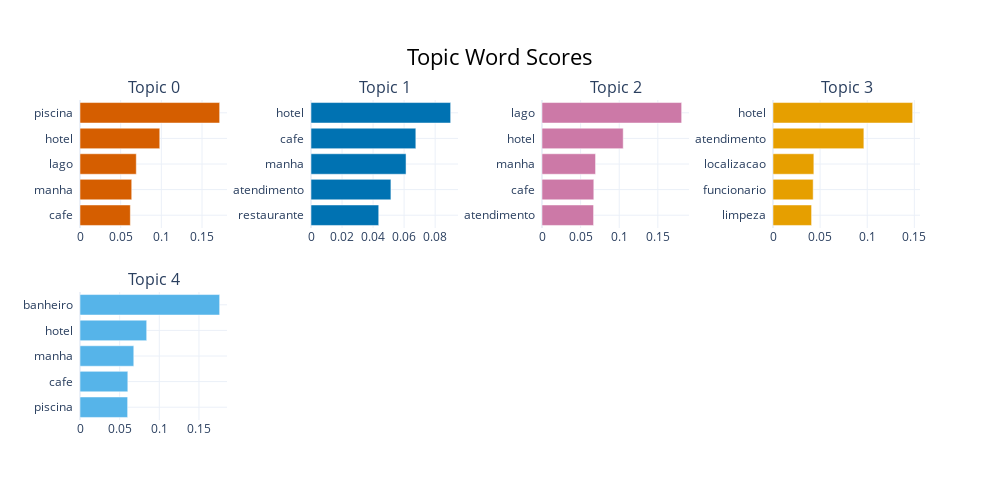

Notebook cell for this chart:
### Code cell
topic_model.visualize_barchart(top_n_topics=10)

### Figure 1 — Plotly figure (JSON) as saved in the notebook; plotly's stock layout.template omitted (floating-point values rounded to 4 significant figures)
{"data": [{"marker": {"color": "#D55E00"}, "orientation": "h", "type": "bar", "x": [0.06187, 0.06357, 0.06919, 0.09804, 0.1717], "xaxis": "x", "y": ["cafe  ", "manha  ", "lago  ", "hotel  ", "piscina  "], "yaxis": "y"}, {"marker": {"color": "#0072B2"}, "orientation": "h", "type": "bar", "x": [0.04365, 0.0515, 0.06125, 0.06756, 0.08999], "xaxis": "x2", "y": ["restaurante  ", "atendimento  ", "manha  ", "cafe  ", "hotel  "], "yaxis": "y2"}, {"marker": {"color": "#CC79A7"}, "orientation": "h", "type": "bar", "x": [0.06679, 0.06709, 0.06935, 0.1052, 0.1809], "xaxis": "x3", "y": ["atendimento  ", "cafe  ", "manha  ", "hotel  ", "lago  "], "yaxis": "y3"}, {"marker": {"color": "#E69F00"}, "orientation": "h", "type": "bar", "x": [0.04096, 0.04265, 0.04336, 0.09645, 0.1482], "xaxis": "x4", "y": ["limpeza  ", "funcionario  ", "localizacao  ", "atendimento  ", "hotel  "], "yaxis": "y4"}, {"marker": {"color": "#56B4E9"}, "orientation": "h", "type": "bar", "x": [0.06006, 0.06029, 0.06781, 0.08409, 0.1761], "xaxis": "x5", "y": ["piscina  ", "cafe  ", "manha  ", "hotel  ", "banheiro  "], "yaxis": "y5"}], "layout": {"annotations": [{"font": {"size": 16}, "showarrow": false, "text": "Topic 0", "x": 0.0875, "xanchor": "center", "xref": "paper", "y": 1, "yanchor": "bottom", "yref": "paper"}, {"font": {"size": 16}, "showarrow": false, "text": "Topic 1", "x": 0.3625, "xanchor": "center", "xref": "paper", "y": 1, "yanchor": "bottom", "yref": "paper"}, {"font": {"size": 16}, "showarrow": false, "text": "Topic 2", "x": 0.6375, "xanchor": "center", "xref": "paper", "y": 1, "yanchor": "bottom", "yref": "paper"}, {"font": {"size": 16}, "showarrow": false, "text": "Topic 3", "x": 0.9125, "xanchor": "center", "xref": "paper", "y": 1, "yanchor": "bottom", "yref": "paper"}, {"font": {"size": 16}, "showarrow": false, "text": "Topic 4", "x": 0.0875, "xanchor": "center", "xref": "paper", "y": 0.4, "yanchor": "bottom", "yref": "paper"}], "height": 500, "hoverlabel": {"bgcolor": "white", "font": {"family": "Rockwell", "size": 16}}, "showlegend": false, "title": {"font": {"color": "Black", "size": 22}, "text": "Topic Word Scores", "x": 0.5, "xanchor": "center", "yanchor": "top"}, "width": 1000, "xaxis": {"anchor": "y", "domain": [0, 0.175], "showgrid": true}, "xaxis2": {"anchor": "y2", "domain": [0.275, 0.45], "showgrid": true}, "xaxis3": {"anchor": "y3", "domain": [0.55, 0.725], "showgrid": true}, "xaxis4": {"anchor": "y4", "domain": [0.825, 1], "showgrid": true}, "xaxis5": {"anchor": "y5", "domain": [0, 0.175], "showgrid": true}, "xaxis6": {"anchor": "y6", "domain": [0.275, 0.45], "showgrid": true}, "xaxis7": {"anchor": "y7", "domain": [0.55, 0.725], "showgrid": true}, "xaxis8": {"anchor": "y8", "domain": [0.825, 1], "showgrid": true}, "yaxis": {"anchor": "x", "domain": [0.6, 1], "showgrid": true}, "yaxis2": {"anchor": "x2", "domain": [0.6, 1], "showgrid": true}, "yaxis3": {"anchor": "x3", "domain": [0.6, 1], "showgrid": true}, "yaxis4": {"anchor": "x4", "domain": [0.6, 1], "showgrid": true}, "yaxis5": {"anchor": "x5", "domain": [0, 0.4], "showgrid": true}, "yaxis6": {"anchor": "x6", "domain": [0, 0.4], "showgrid": true}, "yaxis7": {"anchor": "x7", "domain": [0, 0.4], "showgrid": true}, "yaxis8": {"anchor": "x8", "domain": [0, 0.4], "showgrid": true}}}
